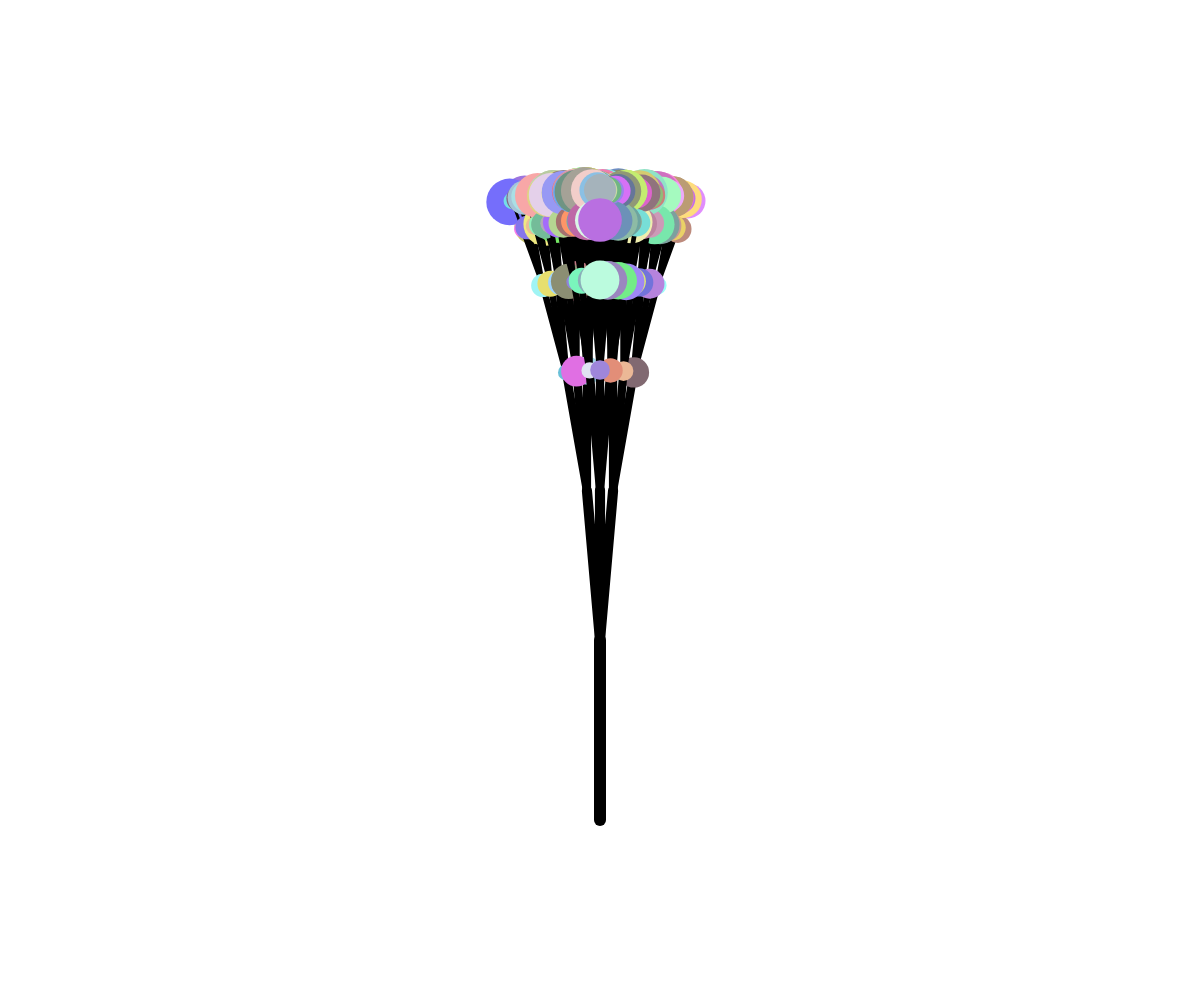
Frame 1 (no input)
Frame 60 (no input): identical to frame 1, image omitted
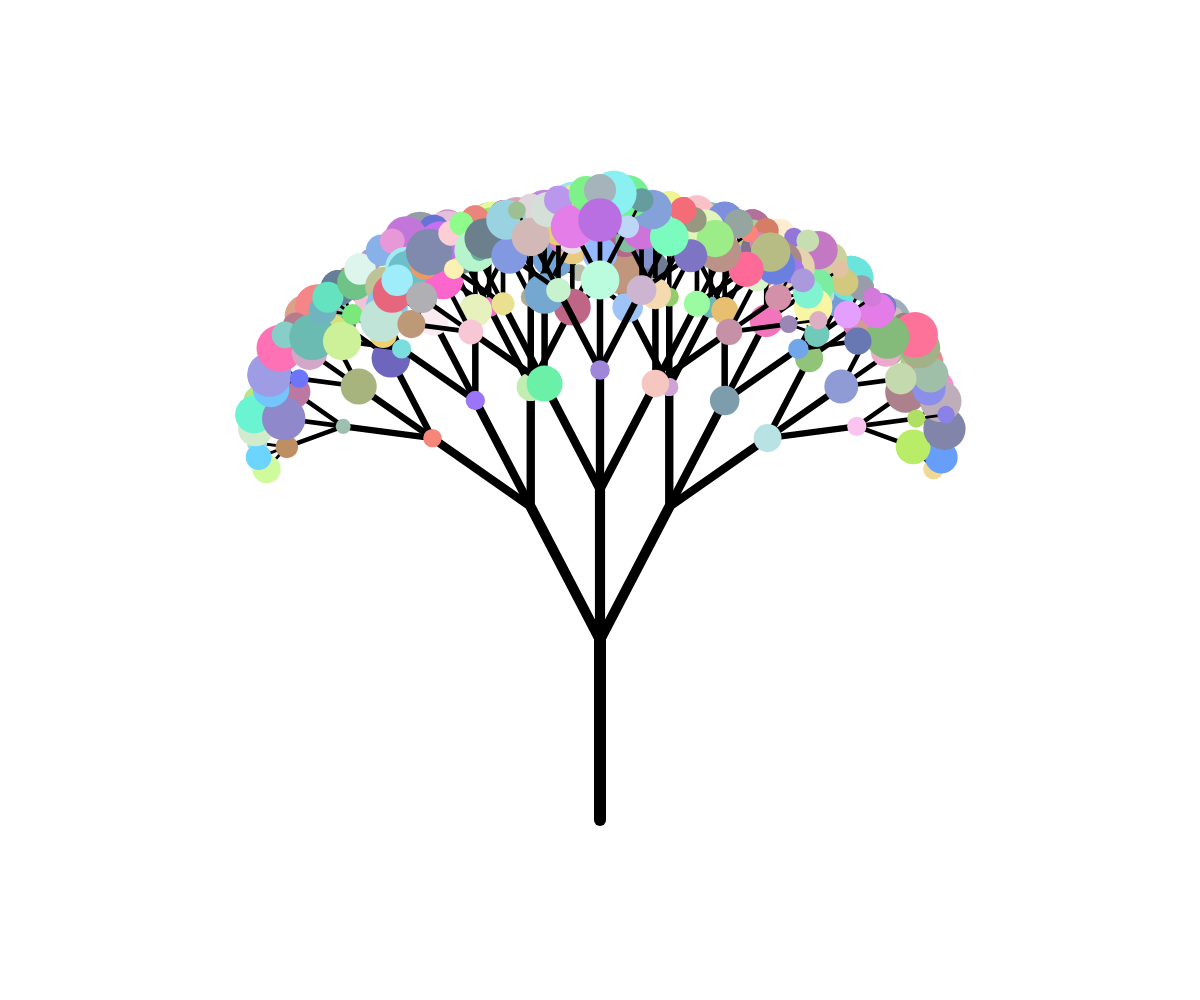
Frame 120 (the mouse pressed at the canvas centre since frame 60)

The p5.js sketch that drew these frames (run headless with seeded random() and noise() and a simulated clock; from frame 60 on, the mouse is pressed at the canvas centre):

// p5.js sketch
// ── sketch.js
let scale = 30; // Increase scale to make the tree bigger
let den;
let leafDepthLimit = 5; // Default limit for leaf drawing

function setup() {
  createCanvas(windowWidth, windowHeight);
  background(255);
}

function draw() {
  background(255);

  // Calculate the starting Y position such that the trunk touches the bottom
  let trunkHeight = scale * 6; // Trunk length (scale * depth)
  let startingY = height - trunkHeight; // Start the tree from here

  // Draw tree from the center of the canvas, with adjusted starting Y
  drawTree(width / 2, startingY, 90, 6);
}

function drawLine(x1, y1, x2, y2, depth, maxDepth) {
  // Set branch color
  stroke(0); // Black color for the branches

  // Make branches thicker near the trunk (higher depth)
  let thickness = map(depth, 0, maxDepth, 1, 12); // Scale thickness from 1 (thin) to 10 (thick)
  strokeWeight(thickness);

  // Draw the branch
  line(x1, y1, x2, y2);
}

function drawTree(x1, y1, angle, depth, maxDepth = depth) {
  if (depth > 0) {
    let x2 = x1 + cos(radians(angle)) * depth * scale; // Calculate endpoints of current branch
    let y2 = y1 - sin(radians(angle)) * depth * scale; // Using trig ratios. Get shorter based on depth

    drawLine(x1, y1, x2, y2, depth, maxDepth);
    den = map(mouseX, 0, width, 5, 50);

    // For a 2-branch tree:
    drawTree(x2, y2, angle - den, depth - 1, maxDepth);
    drawTree(x2, y2, angle + den, depth - 1, maxDepth);
    // 3rd branch
    drawTree(x2, y2, angle, depth - 1, maxDepth);

    // Draw leaves if the depth is below the leafDepthLimit (x, and z adding or removing leaves)
    if (depth < leafDepthLimit) {
      drawLeaf(x2, y2, depth);
    }
  }
}

function drawLeaf(x, y, depth) {
  // Set the seed for the random values based on the leaf's position (x, y)
  randomSeed(x * y * depth); // A combination of position and depth as the seed
  
  // Set random color for the leaf
  fill(random(100, 255), random(100, 255), random(100, 255));
  noStroke();

  // Generate random size based on depth
  let size = random(15, 50 - depth * 3); // Increased size range

  // Draw the balloon/leaf
  ellipse(x, y, size, size);
}


function keyPressed() {
  // Increase leaf depth limit with 'x'
  if (key === 'x') {
    leafDepthLimit = min(leafDepthLimit + 1, 6); // Maximum limit is 6 (all branches)
  }

  // Decrease leaf depth limit with 'z'
  if (key === 'z') {
    leafDepthLimit = max(leafDepthLimit - 1, 0); // Minimum limit is 0 (no leaves)
  }
}
